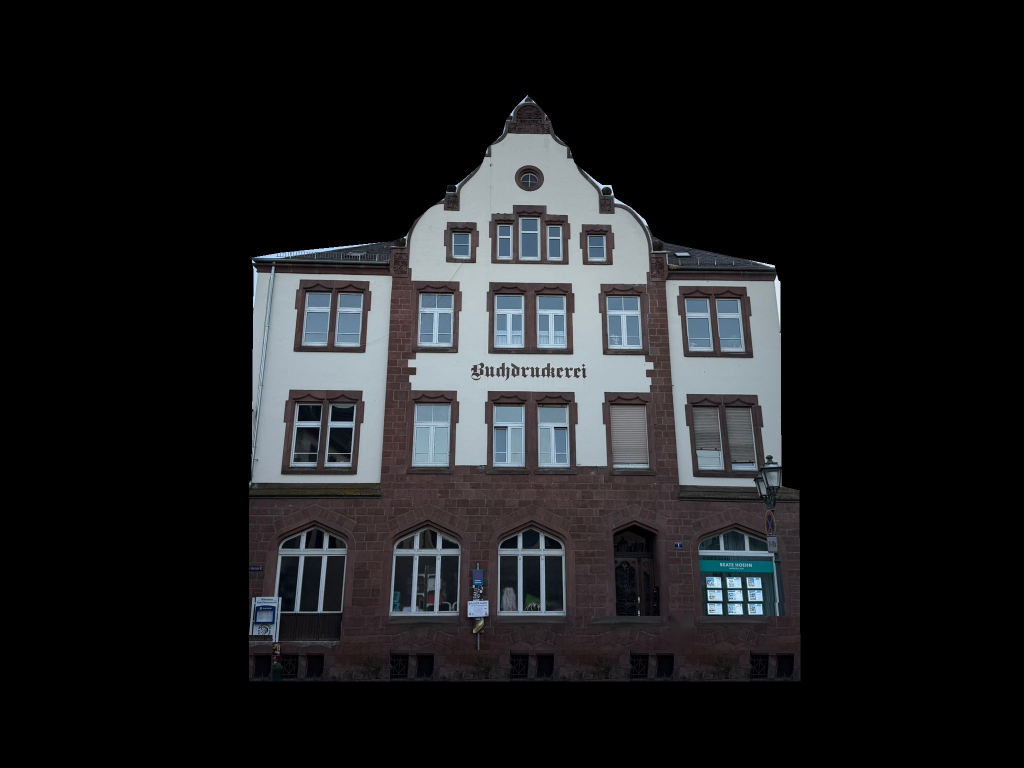
#> input picture render/facade.jpg, 2048 x 1536 px (shown at 1/2 size)
$ python render5.py facade.jpg facade.jpg 5 facade.jpg   (older library calls are emulated)
#> lines starting #> are read from the running program, lines starting #| are printed output that depends on the picture; after the words box and inside, x2 and y2 are one past the last pixel; in counts of white or black regions, pixels touching at a corner belong together; pictures that were not available may be replaced by others from this repository, and a replacement may not be noted
### render/base5.py
import cv2, numpy as np, math, sys, subprocess

FPS = 30; DUR = 60.0
CW, CH = 3840, 2160
rng = np.random.default_rng(5)

import os
SRC = cv2.imread(os.path.join(os.path.dirname(os.path.abspath(__file__)), 'facade.jpg'))
#> SRC is the input picture: shape (1536, 2048, 3); mean B, G, R 30.8, 29, 28.2
X0, X1, Y0, Y1 = 495, 1605, 185, 1365
H = 1600
S = H / (Y1 - Y0)
W = int(round(H * (X1 - X0) / (Y1 - Y0) / 2)) * 2
crop = SRC[Y0:Y1, X0:X1]
F = cv2.resize(crop, (W, H), interpolation=cv2.INTER_AREA).astype(np.float32) / 255.0
YY, XX = np.mgrid[0:H, 0:W].astype(np.float32)
def T(x, y): return ((x - X0) * S, (y - Y0) * S)

# ---------- masks ----------
hsv = cv2.cvtColor((F * 255).astype(np.uint8), cv2.COLOR_BGR2HSV).astype(np.float32)
sat, val = hsv[..., 1], hsv[..., 2]
bm = (cv2.cvtColor((F * 255).astype(np.uint8), cv2.COLOR_BGR2GRAY) > 14).astype(np.uint8)
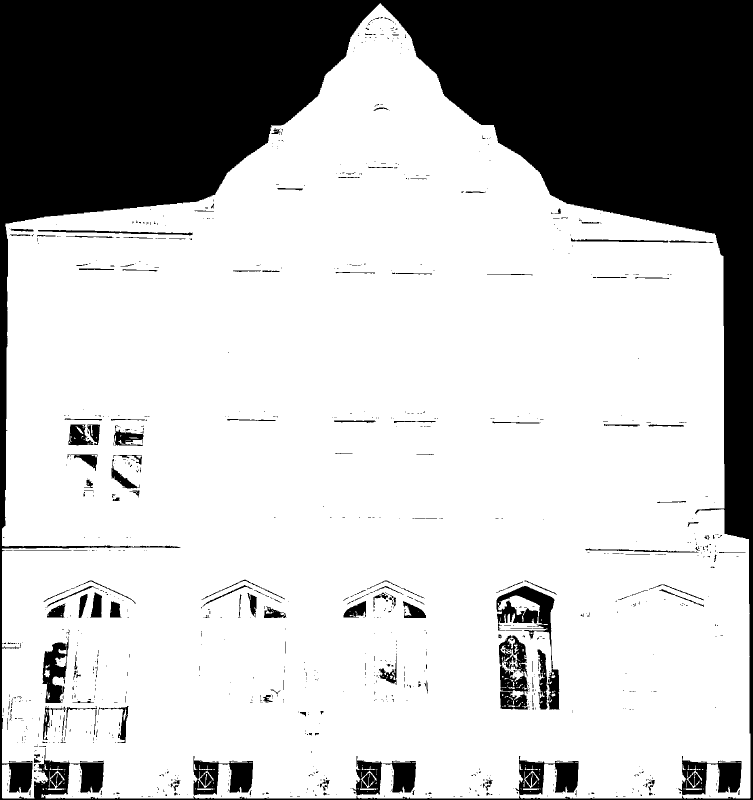
#> bm: shape (1600, 1506) (shown at 1/2 size); values 0 (black) and 1 (white), 73.9% white; 1060 black regions (892 under 20 px), largest, box (x1, y1, x2, y2) and area: (0, 0, 1506, 1600) 565297, (993, 1172, 1119, 1419) 6993, (1356, 1512, 1483, 1591) 5338
bm = cv2.morphologyEx(bm, cv2.MORPH_OPEN, np.ones((5, 5), np.uint8))
bm = cv2.morphologyEx(bm, cv2.MORPH_CLOSE, np.ones((9, 9), np.uint8))
ff = bm.copy() * 255
fm = np.zeros((H + 2, W + 2), np.uint8)
cv2.floodFill(ff, fm, (0, 0), 128)
bm = ((ff != 128)).astype(np.uint8)
BLD = bm.astype(np.float32)
BLDs = cv2.GaussianBlur(BLD, (3, 3), 0)

# glass: rects + pointed arches (orig coords)
RECTS = [
    (905, 465, 940, 517), (995, 435, 1125, 518), (1175, 468, 1213, 518),
    (607, 585, 725, 695), (837, 588, 905, 695), (988, 588, 1133, 695), (1213, 590, 1280, 697), (1370, 598, 1487, 702),
    (583, 805, 712, 930), (828, 805, 898, 930), (985, 808, 1138, 930), (1220, 808, 1297, 935), (1385, 810, 1513, 935)]
ARCHES = [  # x0, x1, apex, spring, bottom
    (553, 692, 1052, 1110, 1225), (785, 918, 1055, 1110, 1225), (997, 1130, 1055, 1110, 1225),
    (1228, 1305, 1058, 1092, 1232), (1397, 1565, 1062, 1115, 1232)]
LABEL = np.zeros((H, W), np.int32)
WINFO = []  # (cx, cy, x0, y0, x1, y1, kind)
k = 1
for (a, b, c, d) in RECTS:
    (xa, ya), (xb, yb) = T(a, b), T(c, d)
    LABEL[int(ya):int(yb), int(xa):int(xb)] = k
    WINFO.append(((xa + xb) / 2, (ya + yb) / 2, xa, ya, xb, yb, 'r')); k += 1
for (a, c, ap, sp, bo) in ARCHES:
    (xa, ya), (xb, yb) = T(a, ap), T(c, bo)
    ys = T(0, sp)[1]
    w = xb - xa
    sc = (0.866 * w) / max(1, ys - ya)
    inside = (XX >= xa) & (XX <= xb) & (YY <= yb) & (YY >= ya)
    up = YY < ys
    dy = (ys - YY) * sc
    arch = (np.hypot(XX - xa, dy) <= w) & (np.hypot(XX - xb, dy) <= w)
    m = inside & (~up | arch)
    LABEL[m] = k
    WINFO.append(((xa + xb) / 2, (ya + yb) / 2, xa, ya, xb, yb, 'a')); k += 1
RC = T(1055, 355); RR = 21 * S
LABEL[np.hypot(XX - RC[0], YY - RC[1]) < RR] = k
WINFO.append((RC[0], RC[1], RC[0] - RR, RC[1] - RR, RC[0] + RR, RC[1] + RR, 'o')); k += 1
NWIN = k - 1
GLASS = (LABEL > 0).astype(np.float32)

pl = ((val > 165) & (sat < 45)).astype(np.uint8) * BLD.astype(np.uint8)
pl = cv2.morphologyEx(pl, cv2.MORPH_OPEN, np.ones((3, 3), np.uint8))
pl = cv2.morphologyEx(pl, cv2.MORPH_CLOSE, np.ones((5, 5), np.uint8))
PLASTER = np.clip(pl.astype(np.float32) - GLASS, 0, 1)
eave = T(0, 548)[1]
ROOF = ((YY < eave) & ((XX < T(780, 0)[0]) | (XX > T(1310, 0)[0]))).astype(np.float32) * BLD * (1 - PLASTER)
SAND = np.clip(BLD - PLASTER - GLASS - ROOF, 0, 1)
dil = cv2.dilate(GLASS, np.ones((31, 31), np.uint8))
FRAMES = SAND * dil

# distance from glass (outside) for neon rings
DT = cv2.distanceTransform((1 - GLASS).astype(np.uint8), cv2.DIST_L2, 5).astype(np.float32)
DTin = cv2.distanceTransform(GLASS.astype(np.uint8), cv2.DIST_L2, 5).astype(np.float32)
# nearest window label for every pixel (for per-window ring colours)
_, NEAR = cv2.distanceTransformWithLabels((1 - GLASS).astype(np.uint8), cv2.DIST_L2, 5, labelType=cv2.DIST_LABEL_PIXEL)
lab_at = np.zeros(NEAR.max() + 1, np.int32)
ys_, xs_ = np.nonzero(GLASS > 0)
lab_at[NEAR[ys_, xs_]] = LABEL[ys_, xs_]
NEARWIN = lab_at[NEAR]

# architectural line drawing
regions = (PLASTER * 1 + SAND * 2 + ROOF * 3).astype(np.uint8) + (LABEL > 0).astype(np.uint8) * 4
grad = cv2.morphologyEx(regions, cv2.MORPH_GRADIENT, np.ones((5, 5), np.uint8)) > 0
sil = cv2.morphologyEx(BLD.astype(np.uint8), cv2.MORPH_GRADIENT, np.ones((5, 5), np.uint8)) > 0
LINES = (grad | sil).astype(np.float32) * 1.0
LINES = cv2.GaussianBlur(LINES, (3, 3), 0) * 1.6
G8 = cv2.cvtColor((F * 255).astype(np.uint8), cv2.COLOR_BGR2GRAY)
CANNY = cv2.Canny(cv2.GaussianBlur(G8, (3, 3), 0), 50, 140).astype(np.float32) / 255 * BLD
LUMA = F.mean(axis=2)

def noise2d(scale, seed):
    r = np.random.default_rng(seed)
    sm = r.random((H // scale + 3, W // scale + 3)).astype(np.float32)
    return cv2.resize(sm, (W, H), interpolation=cv2.INTER_CUBIC)[:H, :W]
NZ = noise2d(40, 1) * 0.6 + noise2d(12, 2) * 0.4
NZ = (NZ - NZ.min()) / (NZ.max() - NZ.min())
ORDER = np.hypot(XX - W / 2, (YY - H) * 1.1) / np.hypot(W / 2, H * 1.1) * 0.85 + NZ * 0.15

# text mask
gx0, gy0, gx1, gy1 = 935, 712, 1180, 768
gl = cv2.cvtColor(SRC[gy0:gy1, gx0:gx1], cv2.COLOR_BGR2GRAY)
(ta, tb), (tc, td) = T(gx0, gy0), T(gx1, gy1)
TEXT = np.zeros((H, W), np.float32)
TEXT[int(tb):int(tb) + int(td - tb), int(ta):int(ta) + int(tc - ta)] = cv2.resize((gl < 110).astype(np.float32), (int(tc - ta), int(td - tb)))

# ---------- helpers ----------
def ss(a, b, t):
    x = np.clip((t - a) / (b - a), 0, 1); return x * x * (3 - 2 * x)
def env(t, a, b, f=0.5): return ss(a, a + f, t) * (1 - ss(b - f, b, t))
def C(*bgr): return np.array(bgr, np.float32)
def m3(m): return m[..., None]
PAL = [C(0.75, 0.15, 1.0), C(0.95, 0.85, 0.15), C(0.1, 0.55, 1.0), C(0.35, 0.95, 0.35), C(1.0, 0.35, 0.55), C(0.2, 0.25, 1.0), C(1.0, 0.75, 0.3)]
WARM = C(0.25, 0.62, 1.0)
GOLD = C(0.22, 0.72, 1.0)
WINORDER = sorted(range(NWIN), key=lambda i: abs(WINFO[i][0] - W / 2))
def win_mask(i): return (LABEL == i + 1).astype(np.float32)
WMASKS = [win_mask(i) for i in range(NWIN)]

# trees
def grow_tree(x, y, ang, length, depth, t0, segs):
    if depth == 0 or length < 6:
        segs.append(('tip', x, y, t0)); return
    x2 = x + math.cos(ang) * length; y2 = y + math.sin(ang) * length
    dur = 0.35 + 0.1 * depth
    segs.append(('seg', x, y, x2, y2, t0, dur, depth))
    n = 2 if depth > 1 else 3
    for j in range(n):
        da = rng.uniform(0.25, 0.6) * (1 if j % 2 == 0 else -1) + rng.uniform(-0.1, 0.1)
        grow_tree(x2, y2, ang + da, length * rng.uniform(0.62, 0.78), depth - 1, t0 + dur * 0.85, segs)
TREES = []
for (tx, delay) in [(T(1058, 0)[0], 0.0), (T(770, 0)[0], 0.5), (T(1340, 0)[0], 0.8)]:
    segs = []
    grow_tree(tx, H - 5, -math.pi / 2 + rng.uniform(-0.05, 0.05), (230 if delay == 0 else 190) * 2.1, 6, 28.0 + delay, segs)
    TREES.append(segs)
BAUBLES = []
for segs in TREES:
    for s in segs:
        if s[0] == 'tip' and rng.random() < 0.55:
            BAUBLES.append((s[1], s[2], s[3], PAL[int(rng.integers(len(PAL)))], rng.uniform(4, 9) * 2.1))

FORCE_SWIRL = False
SPARK = [(rng.uniform(0, W), rng.uniform(0, H), rng.uniform(0, 6.28), rng.uniform(1.5, 4)) for _ in range(160)]

# swirl curves for finale
SWIRLS = []
for i in range(14):
    cx, cy = rng.uniform(0.1, 0.9) * W, rng.uniform(0.15, 0.95) * H
    r0 = rng.uniform(40, 120); turns = rng.uniform(1.2, 2.5); d = 1 if rng.random() < 0.5 else -1
    th = np.linspace(0, turns * 2 * np.pi, 220)
    r = r0 * (1 - th / (turns * 2 * np.pi) * 0.85)
    pts = np.stack([cx + d * r * np.cos(th + i), cy + r * np.sin(th + i)], 1)
    SWIRLS.append((pts, PAL[i % len(PAL)], rng.uniform(0, 1)))

# [208 lines left out: functions sparkle, neon_rings, scene, not called in this run]

# ---------- preview composite ----------
NIGHT = F * C(0.11, 0.08, 0.09) * m3(BLDs)
GAIN = 0.4 + 0.6 * np.clip(np.power(F, 0.75) * 1.2, 0, 1)
OX, OY = (CW - W) // 2 + 60, 30
yv, xv = np.mgrid[0:CH, 0:CW].astype(np.float32)
VIG = np.clip(1 - 0.35 * (((xv - CW / 2) / (CW / 2)) ** 2 + ((yv - CH / 2) / (CH / 2)) ** 2), 0, 1)[..., None]
FLOOR = np.clip((yv - (OY + H - 2)) / 60, 0, 1)[..., None]
del yv, xv

# [20 lines left out: function frame, not called in this run]

# [22 lines that do not run on import are left out]

### render/render5.py
import sys, os, math, subprocess, cv2, numpy as np
import base5 as R
from base5 import (F, W, H, XX, YY, BLD, BLDs, PLASTER, SAND, ROOF, GLASS, FRAMES, LINES, CANNY, NZ, ORDER,
                   WINFO, WMASKS, NWIN, ss, C, m3, T, FPS, CW, CH)

HERE = os.path.dirname(os.path.abspath(__file__))
DUR = 120.0
rng = np.random.default_rng(21)
NEG = -20000.0
K = H / 1000.0
REL = 1.7 * K
DEP = 2.1 * K
CUR_T = [0.0]

def rmap(img, x, y, border=0.0):
    return cv2.remap(np.asarray(img, np.float32), np.asarray(x, np.float32), np.asarray(y, np.float32),
                     cv2.INTER_LINEAR, borderMode=cv2.BORDER_CONSTANT, borderValue=border)

# ---------- base relief ----------
joints = CANNY * SAND
HB = (FRAMES * 9.0 + SAND * 2.5 - GLASS * 16.0 - joints * 1.5) * REL
gy_line = int(T(0, 990)[1])
HB[gy_line:gy_line + int(6 * K)] += 5.0 * REL * BLD[gy_line:gy_line + int(6 * K)]
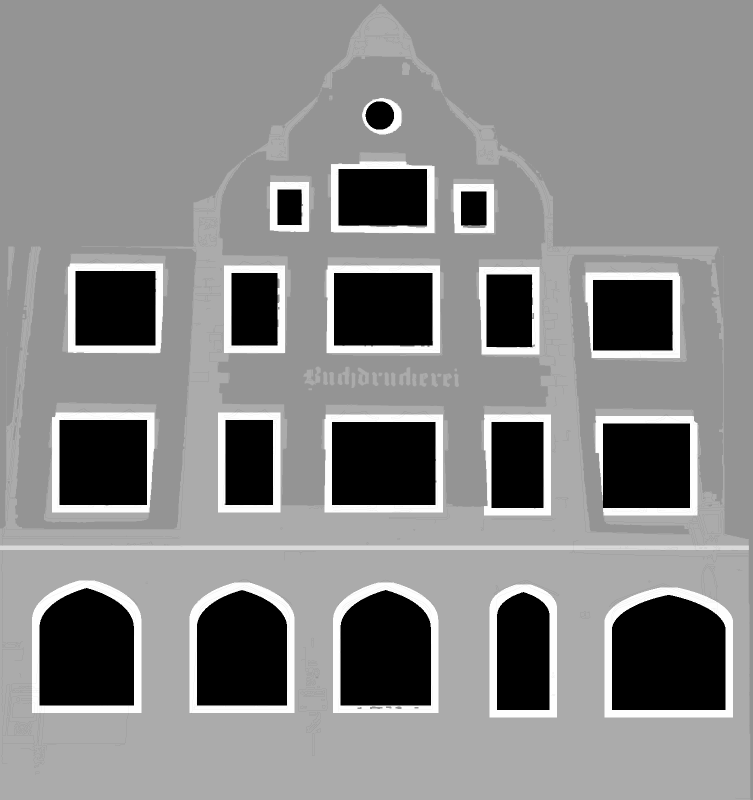
#> HB: shape (1600, 1506) float32 (shown at 1/2 size); min -43.52, max 31.28, mean -3.5; drawn with min black and max white
HB = cv2.GaussianBlur(HB.astype(np.float32), (0, 0), 1.0 * K)
GRAYF = F.mean(axis=2, keepdims=True)
LUMA = GRAYF[..., 0]

H2, W2 = H // 2, W // 2
XXh, YYh = np.mgrid[0:H2, 0:W2].astype(np.float32)[::-1]
YYh, XXh = np.mgrid[0:H2, 0:W2].astype(np.float32)

# tiles
TSZ = int(36 * K)
ty_n, tx_n = H // TSZ + 1, W // TSZ + 1
TR1 = rng.random((ty_n, tx_n)).astype(np.float32)
TR2 = rng.random((ty_n, tx_n)).astype(np.float32)
tyc, txc = np.mgrid[0:ty_n, 0:tx_n].astype(np.float32)
TDIAG = ((txc * TSZ) + (H - tyc * TSZ)) / (W + H)
lx_ = (XX % TSZ); ly_ = (YY % TSZ)
TBEVEL = np.clip(np.minimum(np.minimum(lx_, TSZ - 1 - lx_), np.minimum(ly_, TSZ - 1 - ly_)) / (2.5 * K), 0, 1).astype(np.float32)
def up(a, ts=TSZ, nx=tx_n, ny=ty_n):
    return cv2.resize(a, (nx * ts, ny * ts), interpolation=cv2.INTER_NEAREST)[:H, :W]

# pins (for Ethnik 101)
PSZ = int(22 * K)
py_n, px_n = H // PSZ + 1, W // PSZ + 1
plx = (XX % PSZ); ply = (YY % PSZ)
PBEVEL = np.clip(np.minimum(np.minimum(plx, PSZ - 1 - plx), np.minimum(ply, PSZ - 1 - ply)) / (2.0 * K), 0, 1).astype(np.float32)

# voronoi shards (computed at half res, upscaled nearest)
NPTS = 64
PTS = np.stack([rng.uniform(0, W, NPTS), rng.uniform(0, H, NPTS)], 1).astype(np.float32)
d2 = np.full((H2, W2), 1e12, np.float32); VORh = np.zeros((H2, W2), np.int32)
for i, (px, py) in enumerate(PTS):
    d = (XXh * 2 - px) ** 2 + (YYh * 2 - py) ** 2
    m = d < d2; d2[m] = d[m]; VORh[m] = i
VOR = cv2.resize(VORh.astype(np.float32), (W, H), interpolation=cv2.INTER_NEAREST).astype(np.int32)
VEDGE = (cv2.morphologyEx(VOR.astype(np.uint8), cv2.MORPH_GRADIENT, np.ones((5, 5), np.uint8)) > 0).astype(np.float32) * BLD
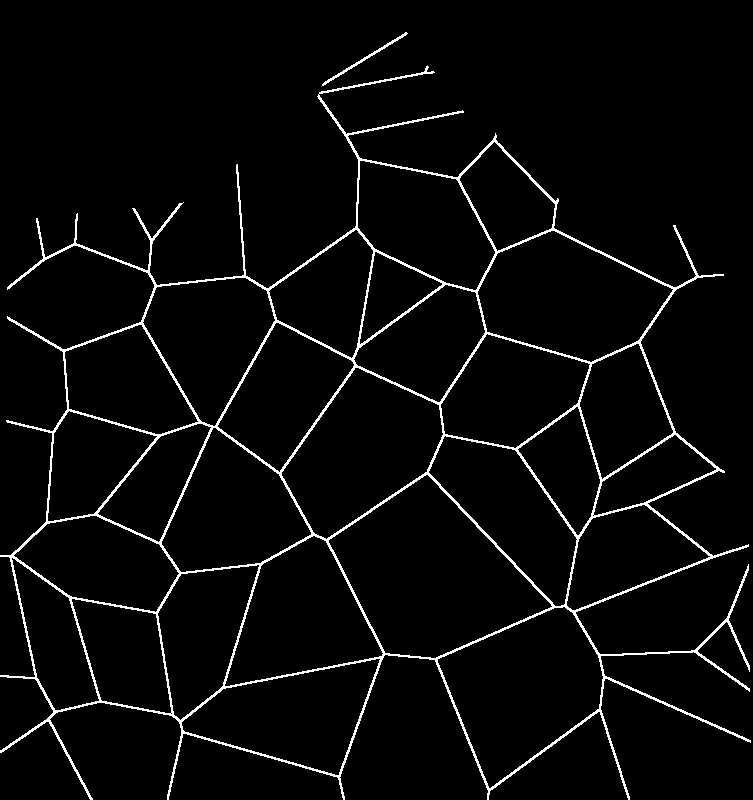
#> VEDGE: shape (1600, 1506) float32 (shown at 1/2 size); values 0 (black) and 1 (white), 3.8% white; 4 white regions (1 under 20 px), largest, box (x1, y1, x2, y2) and area: (0, 188, 1501, 1600) 89592, (639, 131, 870, 188) 1151, (644, 64, 816, 172) 1096
VDEL = rng.uniform(0, 1, NPTS).astype(np.float32)
VORD = (np.hypot(PTS[:, 0] - W / 2, PTS[:, 1] - H * 0.45) / (W * 0.7)).astype(np.float32)

def interior_tex():
    img = np.zeros((H, W, 3), np.float32)
    for i in range(NWIN):
        cx, cy, x0, y0, x1, y1, k = WINFO[i]
        u = np.clip((XX - x0) / max(1, x1 - x0), 0, 1); v = np.clip((YY - y0) / max(1, y1 - y0), 0, 1)
        lamp = np.exp(-(((u - 0.5) / 0.35) ** 2 + ((v - 0.25) / 0.3) ** 2))
        shelves = (np.sin(v * 40) > 0.85).astype(np.float32) * 0.25
        img += m3(WMASKS[i]) * (C(0.25, 0.6, 1.0) * m3(0.35 + 1.2 * lamp) + m3(shelves))
    return img
INTERIOR = interior_tex()
_dk = np.ones((int(30 * K),) * 2, np.uint8)
WBOX = [np.clip(cv2.dilate(WMASKS[i], _dk) * np.clip(GLASS + FRAMES, 0, 1), 0, 1).astype(np.float32) for i in range(NWIN)]
#> WBOX = 19 items

# ---------- video sources ----------
class Clip:
    def __init__(self, name):
        self.path = os.path.join(HERE, name); self.cap = None; self.last = None; self.lastf = None
    # [26 lines left out: functions get, afterglow, not called in this run]

def _e07_stable():
    cap = cv2.VideoCapture(os.path.join(HERE, 'Ethnik3_07.mov')); fr = []
    while True:
        ok, f = cap.read()
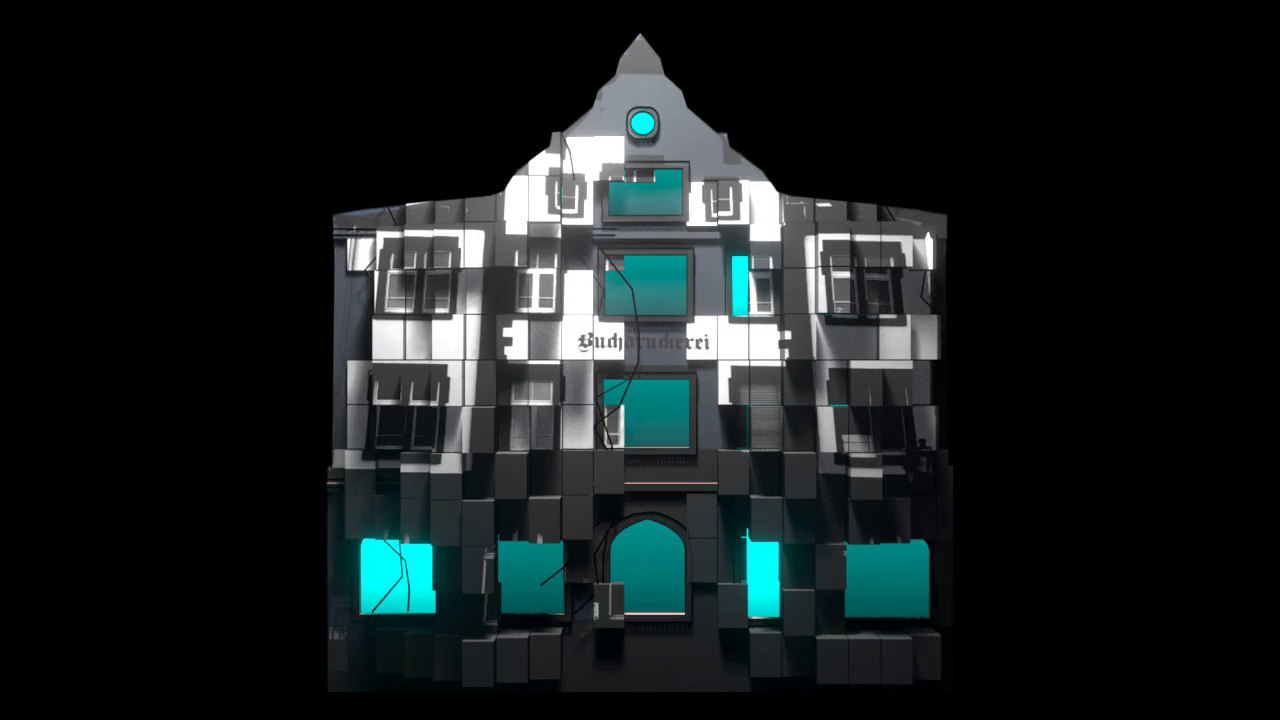
#> input picture frame 6 of media/blender/speedtest.mp4, 1280 x 720 px, given in place of Ethnik3_07.mov, which was not available
#> f is the input picture: shape (720, 1280, 3); mean B, G, R 30.6, 30.2, 23.3
        if not ok: break
        fr.append(cv2.resize(cv2.cvtColor(f, cv2.COLOR_BGR2GRAY), (960, 540)).astype(np.float32) / 255)
    fr = np.stack(fr); n = len(fr)
    return afterglow(fr, 0.86)
E07S = _e07_stable()
def e07_frame(sec):
    return E07S[int(sec * 30) % len(E07S)]
_E84 = None
# [17 lines left out: function e84_frame, not called in this run]
_E101 = None
# [13 lines left out: function e101_small, not called in this run]
_E101F = None
# [11 lines left out: function e101_full, not called in this run]
POLY = Clip('poly.mp4'); E07 = Clip('Ethnik3_07.mov'); E84 = Clip('Ethnik3_84.mov')
E101 = Clip('Ethnik3_101.mov'); E124 = Clip('Ethnik3_124.mov')

# [11 lines left out: function place, not called in this run]

# ---------- facade colour grading ----------
TC0 = C(0.035, 0.04, 0.085); TC1 = C(0.20, 0.27, 0.58); TC2 = C(0.80, 0.90, 1.0)
def tone(g):
    g3 = m3(np.clip(g, 0, 1)); a = np.clip(g3 * 2, 0, 1); b = np.clip(g3 * 2 - 1, 0, 1)
    return TC0 * (1 - a) + TC1 * a + (TC2 - TC1) * b
def lum(img): return img.mean(axis=2)
# [31 lines left out: functions grade, archmix, gothic_hall, not called in this run]
HALL = gothic_hall()

# ---------- renderer (half-res ray march, full-res shading) ----------
# [114 lines left out: functions render, sc_lines, sc_relight, sc_blocks, sc_windows, not called in this run]

GABLE = ((XX > T(780, 0)[0]) & (XX < T(1330, 0)[0]) & (YY < T(0, 985)[1])).astype(np.float32) * BLD

# [28 lines left out: function sc_portal84, not called in this run]

def poly_frame(sec):
    g = POLY.get(sec).mean(axis=2)
    return place(g, 1.25, W / 2, T(0, 800)[1])

# [98 lines left out: functions sc_collapse, sc_ripple, sc_relief07, sc_monolith101, sc_temple124, sc_finale, not called in this run]

TL = [  # start, end, fn, t0
    (5.5, 15.2, sc_relight, 6.5),
    (14.0, 23.2, sc_blocks, 14.0),
    (22.0, 31.2, sc_windows, 22.0),
    (30.0, 41.4, sc_portal84, 30.0),
    (40.2, 49.4, sc_collapse, 40.2),
    (48.2, 56.4, sc_ripple, 48.2),
    (55.2, 66.4, sc_relief07, 55.2),
    (65.2, 76.4, sc_monolith101, 65.2),
    (75.2, 87.8, sc_temple124, 75.2),
    (86.6, 96.2, lambda t, t0: sc_relight(t, t0, cool=True), 86.6),
    (95.0, 108.4, sc_finale, 95.0),
]
FADE = 1.2

# [16 lines left out: function scene, not called in this run]

R.scene = scene
BH = 2100; BW = int(round(W * BH / H / 2)) * 2
OX4, OY4 = (CW - BW) // 2 + 60, 30
_yv = np.arange(CH, dtype=np.float32)[:, None]; _xv = np.arange(CW, dtype=np.float32)[None, :]
VIG4 = np.clip(1 - 0.35 * (((_xv - CW / 2) / (CW / 2)) ** 2 + ((_yv - CH / 2) / (CH / 2)) ** 2), 0, 1)[..., None].astype(np.float32)

# [18 lines left out: function frame4k, not called in this run]
R.frame = frame4k
R.GAIN = (0.85 + 0.15 * np.clip(np.power(F, 0.75) * 1.2, 0, 1)).astype(np.float32)

if __name__ == '__main__':
    mode = sys.argv[1]
    if mode == 'stills':
        for tm in [float(x) for x in sys.argv[2].split(',')]:
            cv2.imwrite(os.path.join(HERE, f'k5_{tm:06.1f}.jpg'), R.frame(tm)[0])
    elif mode == 'content':
        f0, f1, tag = int(sys.argv[2]), int(sys.argv[3]), sys.argv[4]
        pc = subprocess.Popen(['ffmpeg', '-v', 'error', '-y', '-f', 'rawvideo', '-pix_fmt', 'bgr24', '-s', f'{W}x{H}', '-r', str(FPS), '-i', '-',
                               '-c:v', 'libx264', '-preset', 'fast', '-crf', '12', '-threads', '2', '-pix_fmt', 'yuv420p', os.path.join(HERE, f'cc_{tag}.mp4')], stdin=subprocess.PIPE)
        for i in range(f0, f1):
            CUR_T[0] = i / FPS
            P = scene(i / FPS)
            pc.stdin.write(np.clip(P * 255, 0, 255).astype(np.uint8).tobytes())
            if i % 15 == 0: print(tag, i, flush=True)
        pc.stdin.close(); pc.wait(); print(tag, 'done', flush=True)
    elif mode == 'dumpbase':
        np.save(os.path.join(HERE, 'night.npy'), R.NIGHT.astype(np.float32)); np.save(os.path.join(HERE, 'gain.npy'), R.GAIN.astype(np.float32))
    else:
        f0, f1, tag = int(sys.argv[2]), int(sys.argv[3]), sys.argv[4]
        pv = subprocess.Popen(['ffmpeg', '-v', 'error', '-y', '-f', 'rawvideo', '-pix_fmt', 'bgr24', '-s', f'{CW}x{CH}', '-r', str(FPS), '-i', '-',
                               '-c:v', 'libx264', '-preset', 'fast', '-crf', '17', '-threads', '2', '-x264-params', 'rc-lookahead=8:sync-lookahead=0', '-pix_fmt', 'yuv420p', os.path.join(HERE, f'k5p_{tag}.mp4')], stdin=subprocess.PIPE)
        pc = subprocess.Popen(['ffmpeg', '-v', 'error', '-y', '-f', 'rawvideo', '-pix_fmt', 'bgr24', '-s', f'{W}x{H}', '-r', str(FPS), '-i', '-',
                               '-c:v', 'libx264', '-preset', 'fast', '-crf', '16', '-threads', '2', '-x264-params', 'rc-lookahead=8:sync-lookahead=0', '-pix_fmt', 'yuv420p', os.path.join(HERE, f'k5c_{tag}.mp4')], stdin=subprocess.PIPE)
        for i in range(f0, f1):
            o, P = R.frame(i / FPS)
            pv.stdin.write(o.tobytes()); pc.stdin.write(np.clip(P * 255, 0, 255).astype(np.uint8).tobytes())
            if i % 15 == 0: print(tag, i, flush=True)
        pv.stdin.close(); pc.stdin.close(); pv.wait(); pc.wait()
        print(tag, 'done', flush=True)
